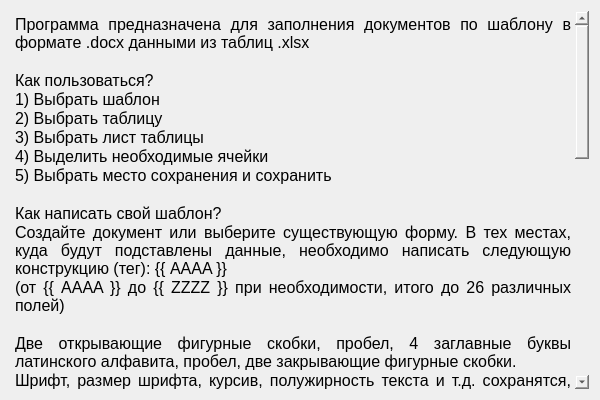
<?xml version="1.0" encoding="UTF-8"?>
<ui version="4.0">
 <class>Form</class>
 <widget class="QWidget" name="Form">
  <property name="geometry">
   <rect>
    <x>0</x>
    <y>0</y>
    <width>600</width>
    <height>400</height>
   </rect>
  </property>
  <property name="windowTitle">
   <string>О программе</string>
  </property>
  <layout class="QGridLayout" name="gridLayout">
   <item row="0" column="0">
    <widget class="QTextBrowser" name="textBrowser">
     <property name="styleSheet">
      <string notr="true">background-color: transparent</string>
     </property>
     <property name="frameShape">
      <enum>QFrame::NoFrame</enum>
     </property>
     <property name="lineWidth">
      <number>0</number>
     </property>
     <property name="html">
      <string>&lt;!DOCTYPE HTML PUBLIC &quot;-//W3C//DTD HTML 4.0//EN&quot; &quot;http://www.w3.org/TR/REC-html40/strict.dtd&quot;&gt;
&lt;html&gt;&lt;head&gt;&lt;meta name=&quot;qrichtext&quot; content=&quot;1&quot; /&gt;&lt;style type=&quot;text/css&quot;&gt;
p, li { white-space: pre-wrap; }
&lt;/style&gt;&lt;/head&gt;&lt;body style=&quot; font-family:'MS Shell Dlg 2'; font-size:8.25pt; font-weight:400; font-style:normal;&quot;&gt;
&lt;p align=&quot;justify&quot; style=&quot; margin-top:0px; margin-bottom:0px; margin-left:0px; margin-right:0px; -qt-block-indent:0; text-indent:0px;&quot;&gt;&lt;span style=&quot; font-size:12pt;&quot;&gt;Программа предназначена для заполнения документов по шаблону в формате .docx данными из таблиц .xlsx&lt;/span&gt;&lt;/p&gt;
&lt;p align=&quot;justify&quot; style=&quot;-qt-paragraph-type:empty; margin-top:0px; margin-bottom:0px; margin-left:0px; margin-right:0px; -qt-block-indent:0; text-indent:0px; font-size:12pt;&quot;&gt;&lt;br /&gt;&lt;/p&gt;
&lt;p align=&quot;justify&quot; style=&quot; margin-top:0px; margin-bottom:0px; margin-left:0px; margin-right:0px; -qt-block-indent:0; text-indent:0px;&quot;&gt;&lt;span style=&quot; font-size:12pt;&quot;&gt;Как пользоваться?&lt;/span&gt;&lt;/p&gt;
&lt;p align=&quot;justify&quot; style=&quot; margin-top:0px; margin-bottom:0px; margin-left:0px; margin-right:0px; -qt-block-indent:0; text-indent:0px;&quot;&gt;&lt;span style=&quot; font-size:12pt;&quot;&gt;1) Выбрать шаблон&lt;/span&gt;&lt;/p&gt;
&lt;p align=&quot;justify&quot; style=&quot; margin-top:0px; margin-bottom:0px; margin-left:0px; margin-right:0px; -qt-block-indent:0; text-indent:0px;&quot;&gt;&lt;span style=&quot; font-size:12pt;&quot;&gt;2) Выбрать таблицу&lt;/span&gt;&lt;/p&gt;
&lt;p align=&quot;justify&quot; style=&quot; margin-top:0px; margin-bottom:0px; margin-left:0px; margin-right:0px; -qt-block-indent:0; text-indent:0px;&quot;&gt;&lt;span style=&quot; font-size:12pt;&quot;&gt;3) Выбрать лист таблицы&lt;/span&gt;&lt;/p&gt;
&lt;p align=&quot;justify&quot; style=&quot; margin-top:0px; margin-bottom:0px; margin-left:0px; margin-right:0px; -qt-block-indent:0; text-indent:0px;&quot;&gt;&lt;span style=&quot; font-size:12pt;&quot;&gt;4) Выделить необходимые ячейки&lt;/span&gt;&lt;/p&gt;
&lt;p align=&quot;justify&quot; style=&quot; margin-top:0px; margin-bottom:0px; margin-left:0px; margin-right:0px; -qt-block-indent:0; text-indent:0px;&quot;&gt;&lt;span style=&quot; font-size:12pt;&quot;&gt;5) Выбрать место сохранения и сохранить&lt;/span&gt;&lt;/p&gt;
&lt;p align=&quot;justify&quot; style=&quot;-qt-paragraph-type:empty; margin-top:0px; margin-bottom:0px; margin-left:0px; margin-right:0px; -qt-block-indent:0; text-indent:0px; font-size:12pt;&quot;&gt;&lt;br /&gt;&lt;/p&gt;
&lt;p align=&quot;justify&quot; style=&quot; margin-top:0px; margin-bottom:0px; margin-left:0px; margin-right:0px; -qt-block-indent:0; text-indent:0px;&quot;&gt;&lt;span style=&quot; font-size:12pt;&quot;&gt;Как написать свой шаблон?&lt;/span&gt;&lt;/p&gt;
&lt;p align=&quot;justify&quot; style=&quot; margin-top:0px; margin-bottom:0px; margin-left:0px; margin-right:0px; -qt-block-indent:0; text-indent:0px;&quot;&gt;&lt;span style=&quot; font-size:12pt;&quot;&gt;Создайте документ или выберите существующую форму. В тех местах, куда будут подставлены данные, необходимо написать следующую конструкцию (тег): {{ AAAA }}&lt;/span&gt;&lt;/p&gt;
&lt;p align=&quot;justify&quot; style=&quot; margin-top:0px; margin-bottom:0px; margin-left:0px; margin-right:0px; -qt-block-indent:0; text-indent:0px;&quot;&gt;&lt;span style=&quot; font-size:12pt;&quot;&gt;(от {{ AAAA }} до {{ ZZZZ }} при необходимости, итого до 26 различных полей)&lt;/span&gt;&lt;/p&gt;
&lt;p align=&quot;justify&quot; style=&quot;-qt-paragraph-type:empty; margin-top:0px; margin-bottom:0px; margin-left:0px; margin-right:0px; -qt-block-indent:0; text-indent:0px; font-size:12pt;&quot;&gt;&lt;br /&gt;&lt;/p&gt;
&lt;p align=&quot;justify&quot; style=&quot; margin-top:0px; margin-bottom:0px; margin-left:0px; margin-right:0px; -qt-block-indent:0; text-indent:0px;&quot;&gt;&lt;span style=&quot; font-size:12pt;&quot;&gt;Две открывающие фигурные скобки, пробел, 4 заглавные буквы латинского алфавита, пробел, две закрывающие фигурные скобки.&lt;/span&gt;&lt;/p&gt;
&lt;p align=&quot;justify&quot; style=&quot; margin-top:0px; margin-bottom:0px; margin-left:0px; margin-right:0px; -qt-block-indent:0; text-indent:0px;&quot;&gt;&lt;span style=&quot; font-size:12pt;&quot;&gt;Шрифт, размер шрифта, курсив, полужирность текста и т.д. сохранятся, будут такими же, как у тега.&lt;/span&gt;&lt;/p&gt;
&lt;p align=&quot;justify&quot; style=&quot;-qt-paragraph-type:empty; margin-top:0px; margin-bottom:0px; margin-left:0px; margin-right:0px; -qt-block-indent:0; text-indent:0px; font-size:12pt;&quot;&gt;&lt;br /&gt;&lt;/p&gt;
&lt;p align=&quot;justify&quot; style=&quot; margin-top:0px; margin-bottom:0px; margin-left:0px; margin-right:0px; -qt-block-indent:0; text-indent:0px;&quot;&gt;&lt;span style=&quot; font-size:12pt;&quot;&gt;Программа работает следующим образом&lt;/span&gt;&lt;/p&gt;
&lt;p align=&quot;justify&quot; style=&quot; margin-top:0px; margin-bottom:0px; margin-left:0px; margin-right:0px; -qt-block-indent:0; text-indent:0px;&quot;&gt;&lt;span style=&quot; font-size:12pt;&quot;&gt;Выделенные столбцы именуются в алфавитном порядке 1-й - A, 2-й - B, 3-й - C и т.д.&lt;/span&gt;&lt;/p&gt;
&lt;p align=&quot;justify&quot; style=&quot; margin-top:0px; margin-bottom:0px; margin-left:0px; margin-right:0px; -qt-block-indent:0; text-indent:0px;&quot;&gt;&lt;span style=&quot; font-size:12pt;&quot;&gt;Данные из столбца встают на место соответствующего тега в шаблоне. Полученный документ сохраняется в выбранном месте. Процесс повторяется столько раз, сколько строк выделено.&lt;/span&gt;&lt;/p&gt;
&lt;p align=&quot;justify&quot; style=&quot; margin-top:0px; margin-bottom:0px; margin-left:0px; margin-right:0px; -qt-block-indent:0; text-indent:0px;&quot;&gt;&lt;span style=&quot; font-size:12pt;&quot;&gt;Убедитесь, что число уникальных тегов в шаблоне равно числу выделенных столбцов.&lt;/span&gt;&lt;/p&gt;
&lt;p align=&quot;justify&quot; style=&quot; margin-top:0px; margin-bottom:0px; margin-left:0px; margin-right:0px; -qt-block-indent:0; text-indent:0px;&quot;&gt;&lt;span style=&quot; font-size:12pt;&quot;&gt;Два одинаковых тега? - Текст из ячейки появится в двух местах.&lt;/span&gt;&lt;/p&gt;
&lt;p align=&quot;justify&quot; style=&quot; margin-top:0px; margin-bottom:0px; margin-left:0px; margin-right:0px; -qt-block-indent:0; text-indent:0px;&quot;&gt;&lt;span style=&quot; font-size:12pt;&quot;&gt;Тегов меньше, чем выделенных столбцов? - Часть данных не появится в итоговом документе.&lt;/span&gt;&lt;/p&gt;
&lt;p align=&quot;justify&quot; style=&quot; margin-top:0px; margin-bottom:0px; margin-left:0px; margin-right:0px; -qt-block-indent:0; text-indent:0px;&quot;&gt;&lt;span style=&quot; font-size:12pt;&quot;&gt;Тегов больше, чем выделенных столбцов? - На месте тегов появится надпись None.&lt;/span&gt;&lt;/p&gt;
&lt;p align=&quot;justify&quot; style=&quot;-qt-paragraph-type:empty; margin-top:0px; margin-bottom:0px; margin-left:0px; margin-right:0px; -qt-block-indent:0; text-indent:0px; font-size:12pt;&quot;&gt;&lt;br /&gt;&lt;/p&gt;
&lt;p align=&quot;justify&quot; style=&quot; margin-top:0px; margin-bottom:0px; margin-left:0px; margin-right:0px; -qt-block-indent:0; text-indent:0px;&quot;&gt;&lt;span style=&quot; font-size:12pt;&quot;&gt;Работа с таблицей в программе:&lt;/span&gt;&lt;/p&gt;
&lt;p align=&quot;justify&quot; style=&quot; margin-top:0px; margin-bottom:0px; margin-left:0px; margin-right:0px; -qt-block-indent:0; text-indent:0px;&quot;&gt;&lt;span style=&quot; font-size:12pt;&quot;&gt;Выделить ячейку - Левая кнопка мыши&lt;/span&gt;&lt;/p&gt;
&lt;p align=&quot;justify&quot; style=&quot; margin-top:0px; margin-bottom:0px; margin-left:0px; margin-right:0px; -qt-block-indent:0; text-indent:0px;&quot;&gt;&lt;span style=&quot; font-size:12pt;&quot;&gt;Выделить несмежные ячейки - Ctrl + Левая кнопка мыши&lt;/span&gt;&lt;/p&gt;
&lt;p align=&quot;justify&quot; style=&quot; margin-top:0px; margin-bottom:0px; margin-left:0px; margin-right:0px; -qt-block-indent:0; text-indent:0px;&quot;&gt;&lt;span style=&quot; font-size:12pt;&quot;&gt;Выделить строку или столбец - Левая кнопка мыши по номеру&lt;/span&gt;&lt;/p&gt;
&lt;p align=&quot;justify&quot; style=&quot; margin-top:0px; margin-bottom:0px; margin-left:0px; margin-right:0px; -qt-block-indent:0; text-indent:0px;&quot;&gt;&lt;span style=&quot; font-size:12pt;&quot;&gt;Выделить несмежные строки или столбцы - Ctrl + Левая кнопка мыши по номеру&lt;/span&gt;&lt;/p&gt;
&lt;p align=&quot;justify&quot; style=&quot; margin-top:0px; margin-bottom:0px; margin-left:0px; margin-right:0px; -qt-block-indent:0; text-indent:0px;&quot;&gt;&lt;span style=&quot; font-size:12pt;&quot;&gt;Выделить всю таблицу - Клик левой кнопкой мыши в левый верхний угол таблицы&lt;/span&gt;&lt;/p&gt;
&lt;p align=&quot;justify&quot; style=&quot;-qt-paragraph-type:empty; margin-top:0px; margin-bottom:0px; margin-left:0px; margin-right:0px; -qt-block-indent:0; text-indent:0px; font-size:12pt;&quot;&gt;&lt;br /&gt;&lt;/p&gt;
&lt;p align=&quot;justify&quot; style=&quot; margin-top:0px; margin-bottom:0px; margin-left:0px; margin-right:0px; -qt-block-indent:0; text-indent:0px;&quot;&gt;&lt;span style=&quot; font-size:12pt;&quot;&gt;Работа со склонениями.&lt;/span&gt;&lt;/p&gt;
&lt;p align=&quot;justify&quot; style=&quot; margin-top:0px; margin-bottom:0px; margin-left:0px; margin-right:0px; -qt-block-indent:0; text-indent:0px;&quot;&gt;&lt;span style=&quot; font-size:12pt;&quot;&gt;Поставьте галочку в поле &amp;quot;ФИО в родительном падеже&amp;quot;.&lt;/span&gt;&lt;/p&gt;
&lt;p align=&quot;justify&quot; style=&quot; margin-top:0px; margin-bottom:0px; margin-left:0px; margin-right:0px; -qt-block-indent:0; text-indent:0px;&quot;&gt;&lt;span style=&quot; font-size:12pt;&quot;&gt;При сохранении первые три столбца, выделенные вами, примут форму родительного падежа.&lt;/span&gt;&lt;/p&gt;
&lt;p align=&quot;justify&quot; style=&quot; margin-top:0px; margin-bottom:0px; margin-left:0px; margin-right:0px; -qt-block-indent:0; text-indent:0px;&quot;&gt;&lt;span style=&quot; font-size:12pt;&quot;&gt;1-й столбец - Фамилия (склоняется по правилам склонения фамилий)&lt;/span&gt;&lt;/p&gt;
&lt;p align=&quot;justify&quot; style=&quot; margin-top:0px; margin-bottom:0px; margin-left:0px; margin-right:0px; -qt-block-indent:0; text-indent:0px;&quot;&gt;&lt;span style=&quot; font-size:12pt;&quot;&gt;2-й столбец - Имя (склоняется по правилам склонения имён)&lt;/span&gt;&lt;/p&gt;
&lt;p align=&quot;justify&quot; style=&quot; margin-top:0px; margin-bottom:0px; margin-left:0px; margin-right:0px; -qt-block-indent:0; text-indent:0px;&quot;&gt;&lt;span style=&quot; font-size:12pt;&quot;&gt;3-й столбец - Отчество (склоняется по правилам склонения отчеств)&lt;/span&gt;&lt;/p&gt;&lt;/body&gt;&lt;/html&gt;</string>
     </property>
     <property name="textInteractionFlags">
      <set>Qt::NoTextInteraction</set>
     </property>
    </widget>
   </item>
  </layout>
 </widget>
 <resources/>
 <connections/>
</ui>
